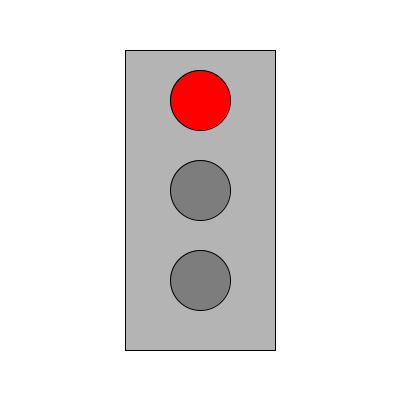
Frame 1 (no input)
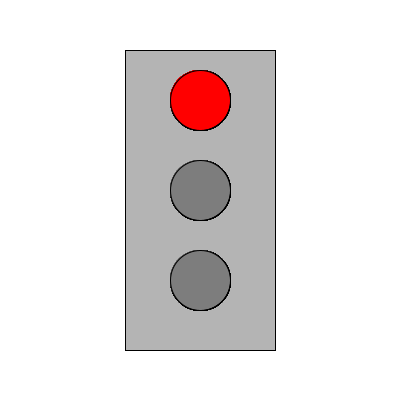
Frame 60 (the mouse pressed at the canvas centre just before this capture)
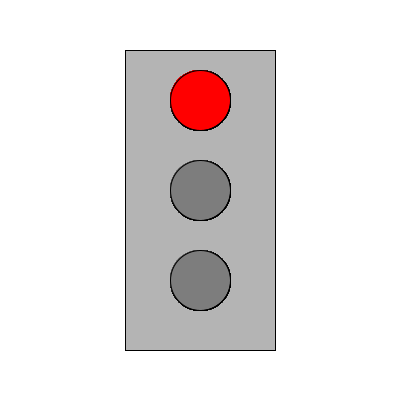
Frame 120 (the mouse held since frame 60 and released just before this capture)

The Processing sketch that drew these frames (run headless with seeded random() and noise(); from frame 60 on, the mouse is pressed at the canvas centre):

// Processing sketch: sketch_controlStructures_Task6
// ── sketch_controlStructures_Task6.pde
int red = color(255,0,0);          //Defined red as my color red
int yellow = color(255,255,0);     //Defined yellow as my color yellow
int green = color(0,255,0);        //Defined green as my color green

int grey = color(125);             //Defined grey as my color grey

int light1 = red;                  //My light 1 is red etc...
int light2 = yellow;
int light3 = green;


void setup (){
 size(400,400);
 background(255);
 
ellipseMode(CENTER);               // Makes the ellipse center
  fill(180);                       // Fills the ellipse to a specific color
  rect(125,50,150,300);            // Makes the rect to a speficic size
   
}

void draw(){
  
  int timer = (frameCount % 600);        // ´counts down from 600 = 10 sec
 

 if (timer < 200){                       // if my timer is under 200 then it will show red in light1, grey in light2 and light3
light1 = red;
light2 = grey;
light3 = grey;
}

else if (timer < 300){                   // if my timer is under 300 then it will show red in light1, yellow in light2 and grey in light3
light1 = red;
light2 = yellow;
light3 = grey;  
}

else if (timer < 500){                  // if my timer is under 500 then it will show grey in light1, grey in light2 and green in light3
light1 = grey;
light2 = grey;
light3 = green; 
}

else if (timer < 600){                  // if my timer is under 300 then it will show grey in light1, yellow in light2 and grey in light3
light1 = grey;
light2 = yellow;
light3 = grey; 
}

 fill(light1);                               // fills my light with a defined color
ellipse(width/2, height/2-100, 60, 60);      //Makes the ellipse which shapes the first traffic light

fill(light2);
ellipse(width/2, height/2-10, 60, 60);      //Makes the ellipse which shapes the second traffic light

fill(light3);
ellipse(width/2, height/2+80,60, 60);      //Makes the ellipse which shapes the third traffic light

}
